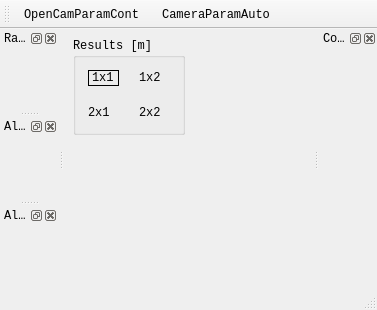
<?xml version="1.0" encoding="UTF-8"?>
<ui version="4.0">
 <class>MainWindow</class>
 <widget class="QMainWindow" name="MainWindow">
  <property name="geometry">
   <rect>
    <x>0</x>
    <y>0</y>
    <width>377</width>
    <height>310</height>
   </rect>
  </property>
  <property name="minimumSize">
   <size>
    <width>30</width>
    <height>30</height>
   </size>
  </property>
  <property name="font">
   <font>
    <family>Consolas</family>
   </font>
  </property>
  <property name="windowTitle">
   <string>MainWindow</string>
  </property>
  <widget class="QWidget" name="centralwidget">
   <layout class="QGridLayout" name="gridLayout_2">
    <item row="0" column="0">
     <widget class="QGroupBox" name="groupBox">
      <property name="minimumSize">
       <size>
        <width>0</width>
        <height>0</height>
       </size>
      </property>
      <property name="title">
       <string>Results [m]</string>
      </property>
      <property name="flat">
       <bool>false</bool>
      </property>
      <layout class="QHBoxLayout" name="horizontalLayout">
       <property name="leftMargin">
        <number>7</number>
       </property>
       <property name="topMargin">
        <number>7</number>
       </property>
       <property name="rightMargin">
        <number>7</number>
       </property>
       <property name="bottomMargin">
        <number>7</number>
       </property>
       <item>
        <layout class="QGridLayout" name="gl">
         <property name="leftMargin">
          <number>5</number>
         </property>
         <property name="topMargin">
          <number>5</number>
         </property>
         <property name="rightMargin">
          <number>5</number>
         </property>
         <property name="bottomMargin">
          <number>5</number>
         </property>
         <property name="spacing">
          <number>20</number>
         </property>
         <item row="0" column="1">
          <widget class="QLabel" name="label_2">
           <property name="text">
            <string>1x2</string>
           </property>
          </widget>
         </item>
         <item row="0" column="0">
          <widget class="QLabel" name="label">
           <property name="frameShape">
            <enum>QFrame::Box</enum>
           </property>
           <property name="text">
            <string>1x1</string>
           </property>
          </widget>
         </item>
         <item row="1" column="0">
          <widget class="QLabel" name="label_3">
           <property name="text">
            <string>2x1</string>
           </property>
          </widget>
         </item>
         <item row="1" column="1">
          <widget class="QLabel" name="label_4">
           <property name="text">
            <string>2x2</string>
           </property>
          </widget>
         </item>
        </layout>
       </item>
      </layout>
     </widget>
    </item>
    <item row="0" column="1">
     <spacer name="horizontalSpacer">
      <property name="orientation">
       <enum>Qt::Horizontal</enum>
      </property>
      <property name="sizeHint" stdset="0">
       <size>
        <width>40</width>
        <height>20</height>
       </size>
      </property>
     </spacer>
    </item>
    <item row="1" column="0">
     <spacer name="verticalSpacer">
      <property name="orientation">
       <enum>Qt::Vertical</enum>
      </property>
      <property name="sizeHint" stdset="0">
       <size>
        <width>20</width>
        <height>40</height>
       </size>
      </property>
     </spacer>
    </item>
   </layout>
  </widget>
  <widget class="QMenuBar" name="menubar">
   <property name="geometry">
    <rect>
     <x>0</x>
     <y>0</y>
     <width>377</width>
     <height>26</height>
    </rect>
   </property>
  </widget>
  <widget class="QStatusBar" name="statusbar">
   <property name="font">
    <font>
     <family>Consolas</family>
    </font>
   </property>
  </widget>
  <widget class="QToolBar" name="toolBar">
   <property name="windowTitle">
    <string>toolBar</string>
   </property>
   <property name="iconSize">
    <size>
     <width>80</width>
     <height>80</height>
    </size>
   </property>
   <attribute name="toolBarArea">
    <enum>TopToolBarArea</enum>
   </attribute>
   <attribute name="toolBarBreak">
    <bool>false</bool>
   </attribute>
   <addaction name="actOpenCamParamCont"/>
   <addaction name="actionCameraParamAuto"/>
  </widget>
  <widget class="QDockWidget" name="dwControlPanel">
   <property name="features">
    <set>QDockWidget::AllDockWidgetFeatures</set>
   </property>
   <property name="windowTitle">
    <string>Control Panel</string>
   </property>
   <attribute name="dockWidgetArea">
    <number>2</number>
   </attribute>
   <widget class="QWidget" name="dockWidgetContents"/>
  </widget>
  <widget class="QDockWidget" name="dwImgRGB">
   <property name="floating">
    <bool>false</bool>
   </property>
   <property name="features">
    <set>QDockWidget::AllDockWidgetFeatures</set>
   </property>
   <property name="allowedAreas">
    <set>Qt::LeftDockWidgetArea|Qt::RightDockWidgetArea</set>
   </property>
   <property name="windowTitle">
    <string>Raw RGB Image</string>
   </property>
   <attribute name="dockWidgetArea">
    <number>1</number>
   </attribute>
   <widget class="QWidget" name="dockWidgetContents_2"/>
  </widget>
  <widget class="QDockWidget" name="dwImgAlignedRGB">
   <property name="floating">
    <bool>false</bool>
   </property>
   <property name="features">
    <set>QDockWidget::AllDockWidgetFeatures</set>
   </property>
   <property name="allowedAreas">
    <set>Qt::LeftDockWidgetArea|Qt::RightDockWidgetArea</set>
   </property>
   <property name="windowTitle">
    <string>Aligned RGB-D Image</string>
   </property>
   <attribute name="dockWidgetArea">
    <number>1</number>
   </attribute>
   <widget class="QWidget" name="dockWidgetContents_3"/>
  </widget>
  <widget class="QDockWidget" name="dwImgDepth">
   <property name="floating">
    <bool>false</bool>
   </property>
   <property name="features">
    <set>QDockWidget::AllDockWidgetFeatures</set>
   </property>
   <property name="allowedAreas">
    <set>Qt::LeftDockWidgetArea|Qt::RightDockWidgetArea</set>
   </property>
   <property name="windowTitle">
    <string>Aligned Depth Image</string>
   </property>
   <attribute name="dockWidgetArea">
    <number>1</number>
   </attribute>
   <widget class="QWidget" name="dockWidgetContents_4"/>
  </widget>
  <action name="actOpenCamParamCont">
   <property name="icon">
    <iconset resource="../../resources/ONGA_Depth.qrc">
     <normaloff>:/images/camera.png</normaloff>:/images/camera.png</iconset>
   </property>
   <property name="text">
    <string>OpenCamParamCont</string>
   </property>
  </action>
  <action name="actionCameraParamAuto">
   <property name="icon">
    <iconset resource="../../resources/ONGA_Depth.qrc">
     <normaloff>:/images/camera_auto.png</normaloff>:/images/camera_auto.png</iconset>
   </property>
   <property name="text">
    <string>CameraParamAuto</string>
   </property>
  </action>
 </widget>
 <resources>
  <include location="../../resources/ONGA_Depth.qrc"/>
 </resources>
 <connections/>
</ui>
